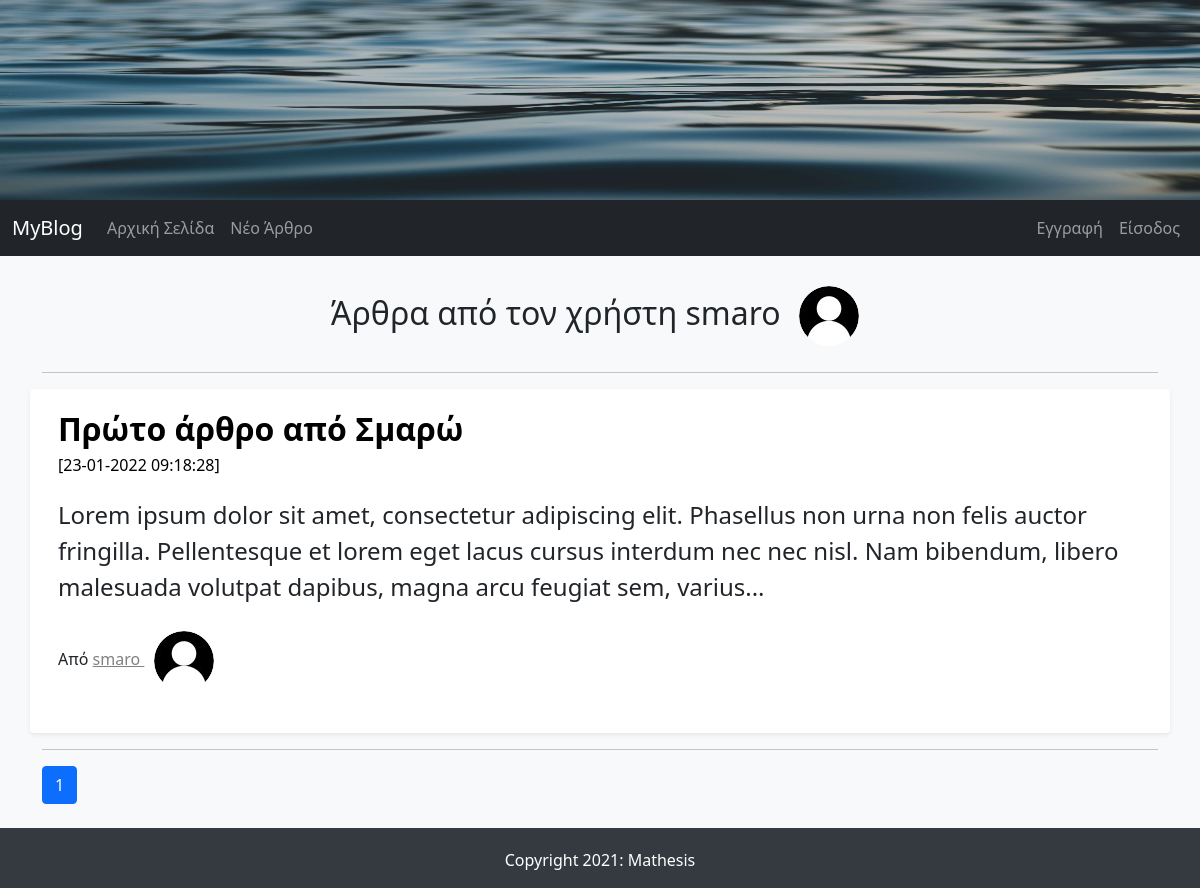
The app's page /articles_by_author/3, older data.
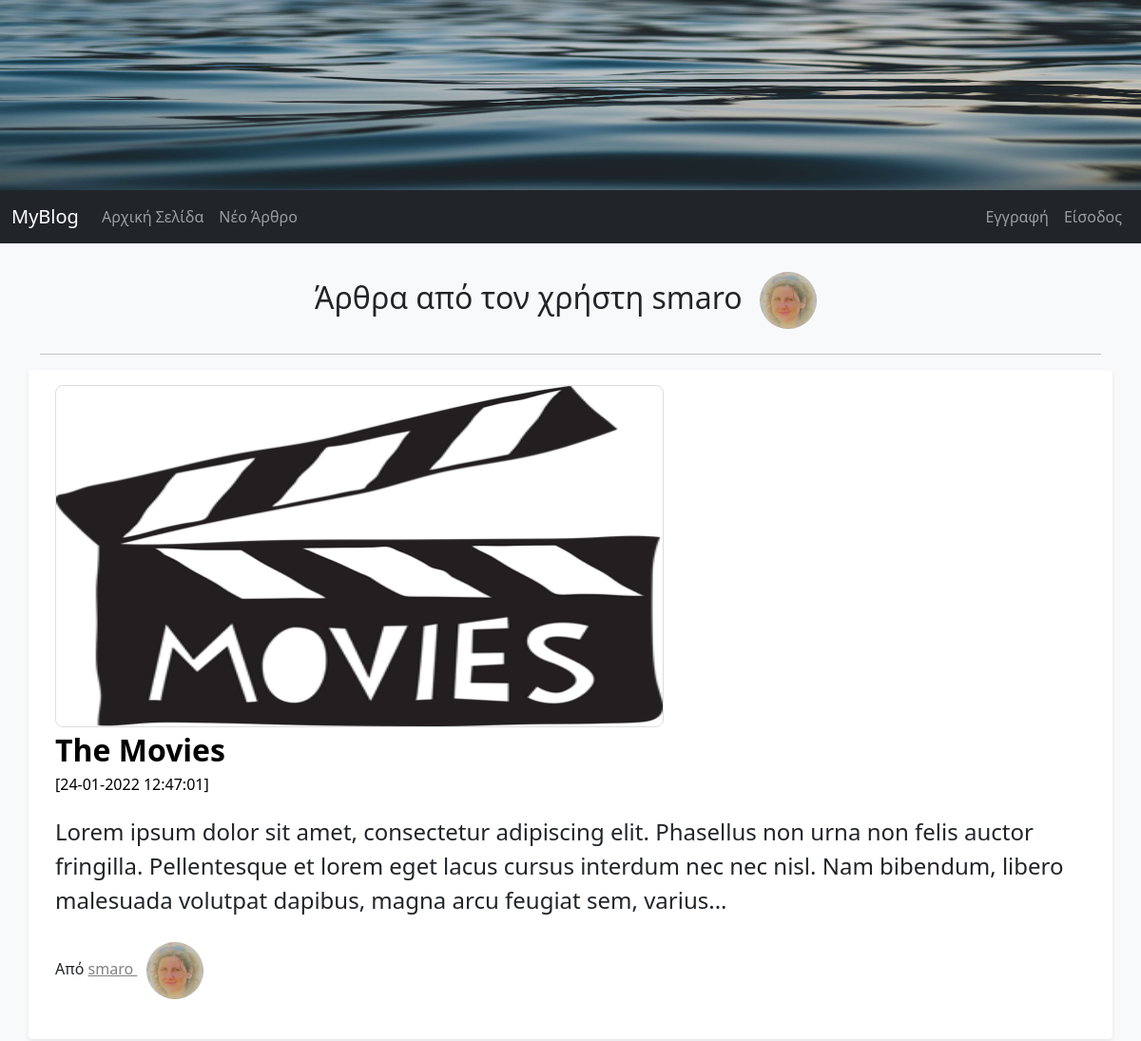
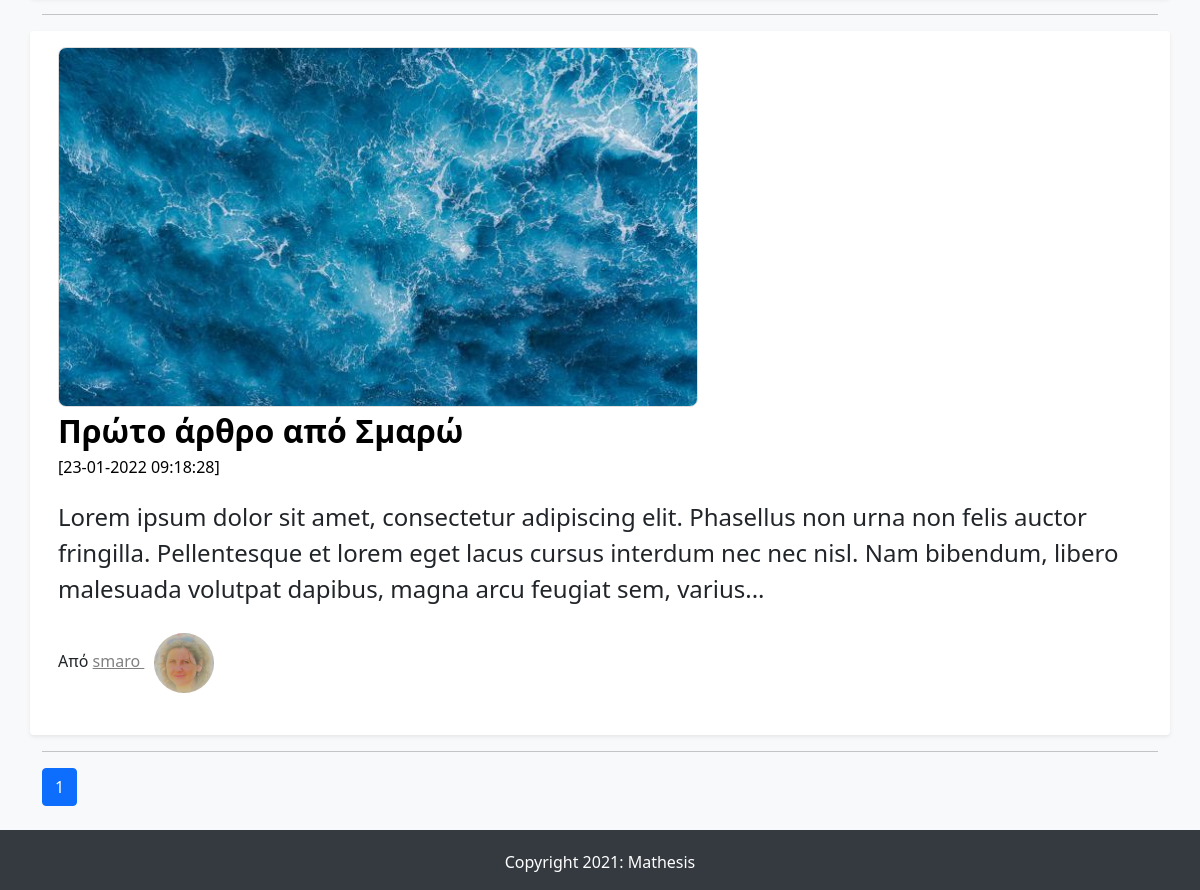
The same page, newer data (2 pictures, top to bottom).
### FlaskBlogApp/models.py (models this page shows, shortened)
class User(db.Model, UserMixin):
    id = db.Column(db.Integer, primary_key=True)
    username = db.Column(db.String(15), unique=True, nullable=False)
    email = db.Column(db.String(150), unique=True, nullable=False)
    password = db.Column(db.String(36), nullable=False)
    profile_image = db.Column(db.String(30), default='default_profile_image.jpg')
    articles = db.relationship('Article', backref='author', lazy=True)

class Article(db.Model):
    id = db.Column(db.Integer, primary_key=True)
    article_title = db.Column(db.String(50), nullable=False)
    article_body = db.Column(db.Text(), nullable=False)
    article_image = db.Column(db.String(30), nullable=False, default='default_article_image.jpg')
    date_created = db.Column(db.DateTime, nullable=False, default=datetime.utcnow)
    user_id = db.Column(db.Integer, db.ForeignKey('user.id') , nullable=False)

### FlaskBlogApp/routes.py (the view)
@app.route("/articles_by_author/<int:author_id>")
def articles_by_author(author_id):
    user = User.query.get_or_404(author_id)
    page = request.args.get("page", 1, type=int)
    articles = Article.query.filter_by(author=user).order_by(Article.date_created.desc()).paginate(per_page=5, page=page)
    return render_template("articles_by_author.html", articles=articles, author=user)

### FlaskBlogApp/templates/articles_by_author.html (shortened to what this page needs)
{% extends "base.html" %}
{% block content %}
<h2 class="aba_header">
    Άρθρα από τον χρήστη {{ author.username }}
    <img class="rounded-circle profile-image" alt="{{ author.username }}" src="{{ url_for('static', filename='images/profiles_images/'+author.profile_image) }}" data-holder-rendered="true" data-bs-toggle="tooltip" data-bs-placement="top" title="{{ author.username }}">
</h2>
    <hr>
{% if articles %}
    {% for article in articles.items %}
        <div class="row my-3 p-3 bg-body rounded shadow-sm">
            <div class="col col-md-12">
                {% if article.article_image and article.article_image != 'default_article_image.jpg' %}
                    <img src="{{ url_for('static', filename='images/articles_images/'+article.article_image) }}" alt="" class="img-responsive a_image" width="640px" height="360px">
                {% endif %}
            </div>
            <div class="col col-md-12">
            <div class="main-article-title">
                <a class="article_title" href="{{ url_for('full_article', article_id=article.id) }}">{{ article.article_title | safe }}</a>
            </div>
            <small class="article_date">[{{ article.date_created.strftime('%d-%m-%Y  %H:%M:%S' ) }}]</small>
            <p class="main-article-partial-text">
                {{ article.article_body | truncate(255) | safe }}
            </p>
            <p class="">Από
                <span>
                <a class="author-name" href="{{ url_for('articles_by_author',author_id=article.author.id) }}"> {{ article.author.username }}
                    <img class="rounded-circle profile-image" alt="{{ article.author.username }}" src="{{ url_for('static', filename='images/profiles_images/'+article.author.profile_image) }}" data-holder-rendered="true" data-bs-toggle="tooltip" data-bs-placement="top" title="{{ article.author.username }}">
                </a>
                </span>
            </p>
            </div>
        </div>
        <hr>
    {% endfor %}
    {% for page_number in articles.iter_pages(left_edge=2, right_edge=2, left_current=1, right_current=1) %}
        {% if page_number %}
            {% if page_number == articles.page %}
                <a class="btn btn-primary" href="{{ url_for('articles_by_author', author_id=author.id, page=page_number) }}"> {{ page_number}}</a>
            {% else %}
                <a class="btn btn-outline-primary" href="{{ url_for('articles_by_author', author_id=author.id, page=page_number) }}"> {{ page_number}}</a>
            {% endif %}
        {% else %}
            <span>...</span>
        {% endif %}
    {% endfor %}
{% endif %}
{% endblock content %}

### FlaskBlogApp/templates/base.html (shortened to what this page needs)
<!DOCTYPE html>
<html>
<head>
    <link href="https://cdn.jsdelivr.net/npm/bootstrap@5.1.1/dist/css/bootstrap.min.css" rel="stylesheet">
    <link rel="stylesheet" type="text/css" href="{{ url_for('static', filename='css/styles.css') }}">
</head>
<body>
    <img src="{{ url_for('static', filename='images/jumbotron.jpg') }}" width="100%" height="200px" class="img-responsive">
    {% include "navbar.html" %}
    <main role="main" class="container">
        {% block content %}
        {% endblock content %}
    </main>
    {% include "footer.html" %}
</body>
</html>

### FlaskBlogApp/templates/navbar.html (shortened to what this page needs)
<nav class="navbar navbar-expand-lg navbar-dark bg-dark">
  <div class="container-fluid">
    <a class="navbar-brand" href="/">MyBlog</a>
    <div class="collapse navbar-collapse" id="navbarNav">
      <ul class="navbar-nav me-auto mb-2 mb-lg-0">
        <li class="nav-item">
          <a class="nav-link" aria-current="page" href="/">Αρχική Σελίδα</a>
        </li>
        <li class="nav-item">
          <a class="nav-link" href="/new_article/">Νέο Άρθρο</a>
        </li>
      </ul>
      <ul class="nav navbar-nav navbar-right">
        {% if current_user.is_authenticated %}
          <li class="nav-item dropdown">
            <a class="nav-link dropdown-toggle" href="#" id="navbarDropdown" role="button" data-bs-toggle="dropdown" aria-expanded="false">
              <img class="rounded-circle navbar-profile-image" src="{{ url_for('static', filename='images/profiles_images/'+current_user.profile_image) }}" alt="{{ current_user.username }}" title="{{ current_user.username }}">
            </a>
            <ul class="dropdown-menu" aria-labelledby="navbarDropdown">
              <li>
                <a class="dropdown-item" href="/account/">{{ current_user.username }}</a>
              </li>
              <li class="nav-item">
                <a class="dropdown-item" href="/logout/">Έξοδος</a>
              </li>
            </ul>
          </li>
          {% else %}
          <li class="nav-item">
            <a class="nav-link" href="/signup/">Εγγραφή</a>
          </li>
          <li class="nav-item">
            <a class="nav-link" href="/login/">Είσοδος</a>
          </li>
        {% endif %}
      </ul>
    </div>
  </div>
</nav>

### FlaskBlogApp/templates/footer.html
  <footer class="page-footer font-small stylish-color-dark pt-1 mt-4">
    <div class="footer-copyright py-3 text-center">
        Copyright 2021: Mathesis
    </div>
  </footer>

### FlaskBlogApp/static/css/styles.css (style rules this page uses)
body { background-color: #f8f9fa; }
.container { margin-top: 20px; }
.main-article-title { font-size: 2em; font-weight: bold; text-decoration: none; color: black; }
.article_date,.article_date:hover { font-size: 1em; color: black; }
.main-article-partial-text,.main-article-full-text { font-size: 1.5em; margin-top: 20px; }
.author-name:link { color: gray; }
.article_title:link, .article_title:hover, .article_title:visited { text-decoration: none; color: black; }
.main-article-category:hover,.main-article-title:hover,.author-name { text-decoration: underline; color: black; }
footer { color: #fff; background-color: #343a40; }
.row { margin-top: 20px; }
.profile-image { width: 60px; height: 60px; margin: 10px; }
.a_image { border: 1px solid #ddd; border-radius: 8px; }
.aba_header { text-align: center; }

Row changes from the older to the newer data that the page shows:
changed User "smaro": profile_image: picture added in place of a placeholder
added Article: article_image (picture), article_title "The Movies", date_created "24-01-2022 12:47:01", article_body "Lorem ipsum dolor sit amet, consectetur adipiscing elit. Phasellus non urna non felis auctor fringilla. Pellentesque et lorem eget lacus cursus interdum nec nec nisl. Nam bibendum, libero malesuada volutpat dapibus, magna arcu feugiat sem, varius...", author.username "smaro", profile_image (picture)
changed Article "Πρώτο άρθρο από Σμαρώ": article_image: picture added; profile_image: picture added in place of a placeholder
